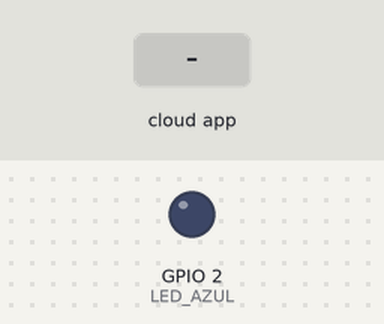
Bench run of a program on a simulated ESP32. On the bench: output pins drawn as LEDs (lit = HIGH). The inputs (shaded band) are chosen by the test bench. WiFi joins after 1.5 s; servers stay silent unless stated; the Firebase database answers and starts empty; what the program prints to the serial monitor is not drawn.

Above: at 4.8 s.
4.9 s: the phone or cloud app sets estado to 1
At 7.0 s:
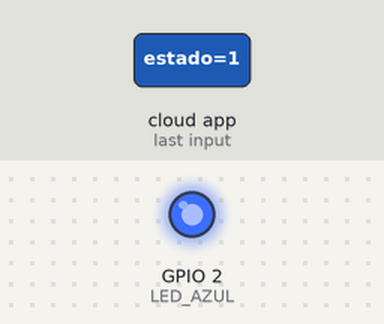
7.3 s: the phone or cloud app sets estado to 0
At 8.2 s:
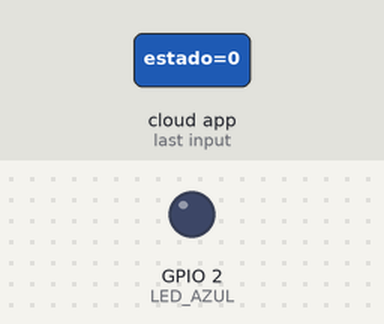
Timing chart, 0 to 10.3 s (numbered marks = the images above; inputs shaded):
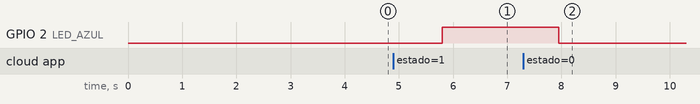

The program:

main.cpp
```cpp
#include <Arduino.h>

//Firebase Arduino Client Library for ESP8266 and ESP32@
#if defined(ESP32)
  #include <WiFi.h>
#elif defined(ESP8266)
  #include <ESP8266WiFi.h>
#endif
#include <Firebase_ESP_Client.h>

//Wi-fi
#define WIFI_SSID "pipoca"
#define WIFI_PASSWORD "rafa2011"

//Firebase
#define API_KEY "AIzaSyBI4MM7N9IzKylgObu5q_L9-YCTYNc91sc"
#define DATABASE_URL "https://projetoesp32-37dad-default-rtdb.firebaseio.com/" //a URL deve ser bem formada https://domínio/
//Variáveis globais para manipular o Firebase
FirebaseData fbdo; //Define Firebase Data object
FirebaseAuth auth; //Define Firebase Auth object
FirebaseConfig config; //Define Firebase Config object

#define LED_AZUL 2

//Inicializa o wifi
void wifiSetup() {
  WiFi.begin(WIFI_SSID, WIFI_PASSWORD);
  Serial.print("Connecting to Wi-Fi");
  while (WiFi.status() != WL_CONNECTED) {
    Serial.print(".");
    delay(300);
  }

  Serial.println();
  Serial.print("Connected with IP: ");
  Serial.println(WiFi.localIP());
  Serial.println();
}

//inicializa e authentica no Firebase
void firebaseSetup(){

  /* Assign the api key (required) */
  config.api_key = API_KEY;

  /* Assign the RTDB URL (required) */
  config.database_url = DATABASE_URL;

  // Assign the user sign in credentials
  auth.user.email = "teste@teste.com";
  auth.user.password = "Teste123";

  // Initialize the library with the Firebase authentication and config
  Firebase.begin(&config, &auth);

  // Optional, set AP reconnection in setup()
  Firebase.reconnectWiFi(true);
}

int count_int = 0;

void loop() {
  delay(2000);
  if (Firebase.ready()) {


    // // BANHEIRO 1
    // Serial.println("Estado da luz do banheiro 1:");
    // Serial.printf("Get int... %s\n", Firebase.RTDB.getInt(&fbdo, F("/casa/bwc1/estado"))
    // ? String(fbdo.to<int>()).c_str()
    // : fbdo.errorReason().c_str()
    // );

    // // BANHEIRO 2
    // Serial.println("Estado da luz do banheiro 2:");
    // Serial.printf("Get int... %s\n", Firebase.RTDB.getInt(&fbdo, F("/casa/bwc2/estado"))
    // ? String(fbdo.to<int>()).c_str()
    // : fbdo.errorReason().c_str()
    // );

    // // COZINHA
    // Serial.println("Estado da luz da cozinha:");
    // Serial.printf("Get int... %s\n", Firebase.RTDB.getInt(&fbdo, F("/casa/cozinha/estado"))
    // ? String(fbdo.to<int>()).c_str()
    // : fbdo.errorReason().c_str()
    // );

    // // QUARTO 1
    // Serial.println("Estado da luz do quarto 1:");
    // Serial.printf("Get int... %s\n", Firebase.RTDB.getInt(&fbdo, F("/casa/quarto1/estado"))
    // ? String(fbdo.to<int>()).c_str()
    // : fbdo.errorReason().c_str()
    // );

    //   // ar condicionado
    // Serial.println("Estado do ar do quarto 1:");
    // Serial.printf("Get int... %s\n", Firebase.RTDB.getInt(&fbdo, F("/casa/quarto1/estado_ar"))
    // ? String(fbdo.to<int>()).c_str()
    // : fbdo.errorReason().c_str()
    // );

    // // QUARTO 2
    // Serial.println("Estado da luz do quarto 2:");
    // Serial.printf("Get int... %s\n", Firebase.RTDB.getInt(&fbdo, F("/casa/quarto2/estado"))
    // ? String(fbdo.to<int>()).c_str()
    // : fbdo.errorReason().c_str()
    // );

    //   // ar condicionado
    // Serial.println("Estado do ar do quarto 2:");
    // Serial.printf("Get int... %s\n", Firebase.RTDB.getInt(&fbdo, F("/casa/quarto2/estado_ar"))
    // ? String(fbdo.to<int>()).c_str()
    // : fbdo.errorReason().c_str()
    // );

    // // QUARTO 3
    // Serial.println("Estado da luz do quarto 3:");
    // Serial.printf("Get int... %s\n", Firebase.RTDB.getInt(&fbdo, F("/casa/quarto3/estado"))
    // ? String(fbdo.to<int>()).c_str()
    // : fbdo.errorReason().c_str()
    // );

    //   // ar condicionado
    // Serial.println("Estado do ar do quarto 3:");
    // Serial.printf("Get int... %s\n", Firebase.RTDB.getInt(&fbdo, F("/casa/quarto3/estado_ar"))
    // ? String(fbdo.to<int>()).c_str()
    // : fbdo.errorReason().c_str()
    // );

    //  // SALA
    // Serial.println("Estado da luz da sala:");
    // Serial.printf("Get int... %s\n", Firebase.RTDB.getInt(&fbdo, F("/casa/sala/estado"))
    // ? String(fbdo.to<int>()).c_str()
    // : fbdo.errorReason().c_str()
    // );

     // VARANDA
    Serial.println("Estado da luz da varanda:");
    Serial.printf("Get int... %s\n", Firebase.RTDB.getInt(&fbdo, F("/casa/varanda/estado"))
    ? String(fbdo.to<int>()).c_str()
    : fbdo.errorReason().c_str()
    );

    //Liga ou desliga o Led Azul conforme o estado lido no Firebase
    fbdo.to<int>() == 0
      ? digitalWrite(LED_AZUL,LOW)
      : digitalWrite(LED_AZUL,HIGH);

  }
}

void setup() {
  //inicializando o terminal
  Serial.begin(9600);
  //inicializa o Wifi e o Firebase
  Serial.println();
  Serial.println("Setup Wifi e Firebase");
  wifiSetup();
  firebaseSetup();
  pinMode(LED_AZUL, OUTPUT); //seta o pino 2 do led azul para output
  loop();
}
```

Measured:
- after the input at 4.9 s, GPIO 2 (LED_AZUL): LOW → HIGH after 0.90 s
- after the input at 7.3 s, GPIO 2 (LED_AZUL): HIGH → LOW after 0.65 s
